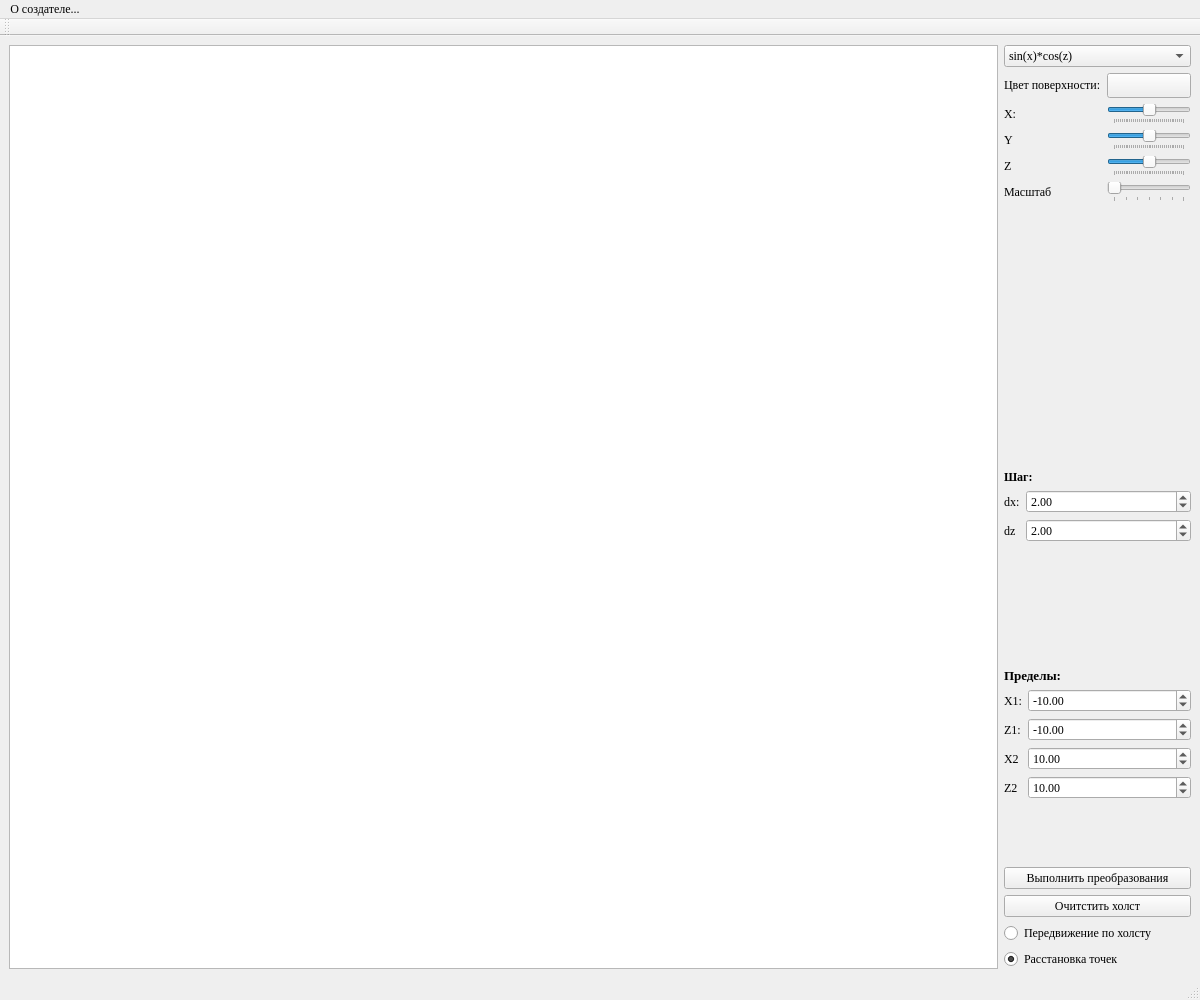
<?xml version="1.0" encoding="UTF-8"?>
<ui version="4.0">
 <class>MainWindow</class>
 <widget class="QMainWindow" name="MainWindow">
  <property name="geometry">
   <rect>
    <x>0</x>
    <y>0</y>
    <width>1200</width>
    <height>1000</height>
   </rect>
  </property>
  <property name="minimumSize">
   <size>
    <width>1200</width>
    <height>1000</height>
   </size>
  </property>
  <property name="font">
   <font>
    <family>Times New Roman</family>
   </font>
  </property>
  <property name="windowTitle">
   <string>MainWindow</string>
  </property>
  <widget class="QWidget" name="centralwidget">
   <property name="font">
    <font>
     <family>SEGDT</family>
    </font>
   </property>
   <layout class="QVBoxLayout" name="verticalLayout_2">
    <item>
     <layout class="QHBoxLayout" name="Main_Horixontal_layout">
      <item>
       <widget class="Canvas" name="canvas">
        <property name="minimumSize">
         <size>
          <width>800</width>
          <height>0</height>
         </size>
        </property>
        <property name="font">
         <font>
          <family>Segoe Script</family>
         </font>
        </property>
       </widget>
      </item>
      <item>
       <layout class="QVBoxLayout" name="verticalLayout" stretch="0,0,0,1,0,1,1">
        <item>
         <widget class="QComboBox" name="FuncOptions">
          <property name="font">
           <font>
            <family>Times New Roman</family>
           </font>
          </property>
          <item>
           <property name="text">
            <string>sin(x)*cos(z)</string>
           </property>
          </item>
          <item>
           <property name="text">
            <string>sin(x *z)</string>
           </property>
          </item>
          <item>
           <property name="text">
            <string>x**2 + z**2</string>
           </property>
          </item>
          <item>
           <property name="text">
            <string>exp(x*z)</string>
           </property>
          </item>
         </widget>
        </item>
        <item>
         <layout class="QFormLayout" name="formLayout">
          <item row="0" column="0">
           <widget class="QLabel" name="Label">
            <property name="font">
             <font>
              <family>Times New Roman</family>
              <pointsize>9</pointsize>
             </font>
            </property>
            <property name="text">
             <string>Цвет поверхности:</string>
            </property>
           </widget>
          </item>
          <item row="0" column="1">
           <widget class="QPushButton" name="change_rect_color">
            <property name="text">
             <string/>
            </property>
           </widget>
          </item>
          <item row="1" column="0">
           <widget class="QLabel" name="xLabel">
            <property name="font">
             <font>
              <family>Times New Roman</family>
             </font>
            </property>
            <property name="text">
             <string>X:</string>
            </property>
           </widget>
          </item>
          <item row="1" column="1">
           <widget class="QSlider" name="XSlider">
            <property name="sizePolicy">
             <sizepolicy hsizetype="Fixed" vsizetype="Fixed">
              <horstretch>0</horstretch>
              <verstretch>0</verstretch>
             </sizepolicy>
            </property>
            <property name="minimum">
             <number>-180</number>
            </property>
            <property name="maximum">
             <number>180</number>
            </property>
            <property name="singleStep">
             <number>5</number>
            </property>
            <property name="orientation">
             <enum>Qt::Horizontal</enum>
            </property>
            <property name="tickPosition">
             <enum>QSlider::TicksBelow</enum>
            </property>
           </widget>
          </item>
          <item row="2" column="0">
           <widget class="QLabel" name="yLabel">
            <property name="font">
             <font>
              <family>Times New Roman</family>
             </font>
            </property>
            <property name="text">
             <string>Y</string>
            </property>
           </widget>
          </item>
          <item row="2" column="1">
           <widget class="QSlider" name="YSlider">
            <property name="sizePolicy">
             <sizepolicy hsizetype="Fixed" vsizetype="Fixed">
              <horstretch>0</horstretch>
              <verstretch>0</verstretch>
             </sizepolicy>
            </property>
            <property name="minimum">
             <number>-180</number>
            </property>
            <property name="maximum">
             <number>180</number>
            </property>
            <property name="singleStep">
             <number>5</number>
            </property>
            <property name="orientation">
             <enum>Qt::Horizontal</enum>
            </property>
            <property name="tickPosition">
             <enum>QSlider::TicksBelow</enum>
            </property>
           </widget>
          </item>
          <item row="3" column="0">
           <widget class="QLabel" name="zLabel">
            <property name="font">
             <font>
              <family>Times New Roman</family>
             </font>
            </property>
            <property name="text">
             <string>Z</string>
            </property>
           </widget>
          </item>
          <item row="3" column="1">
           <widget class="QSlider" name="ZSlider">
            <property name="sizePolicy">
             <sizepolicy hsizetype="Fixed" vsizetype="Fixed">
              <horstretch>0</horstretch>
              <verstretch>0</verstretch>
             </sizepolicy>
            </property>
            <property name="minimum">
             <number>-180</number>
            </property>
            <property name="maximum">
             <number>180</number>
            </property>
            <property name="singleStep">
             <number>5</number>
            </property>
            <property name="orientation">
             <enum>Qt::Horizontal</enum>
            </property>
            <property name="tickPosition">
             <enum>QSlider::TicksBelow</enum>
            </property>
           </widget>
          </item>
          <item row="4" column="0">
           <widget class="QLabel" name="scaleLabel">
            <property name="font">
             <font>
              <family>Times New Roman</family>
             </font>
            </property>
            <property name="text">
             <string>Масштаб</string>
            </property>
           </widget>
          </item>
          <item row="4" column="1">
           <widget class="QSlider" name="ScaleSlider">
            <property name="sizePolicy">
             <sizepolicy hsizetype="Fixed" vsizetype="Fixed">
              <horstretch>0</horstretch>
              <verstretch>0</verstretch>
             </sizepolicy>
            </property>
            <property name="minimum">
             <number>40</number>
            </property>
            <property name="maximum">
             <number>100</number>
            </property>
            <property name="orientation">
             <enum>Qt::Horizontal</enum>
            </property>
            <property name="tickPosition">
             <enum>QSlider::TicksBelow</enum>
            </property>
            <property name="tickInterval">
             <number>0</number>
            </property>
           </widget>
          </item>
         </layout>
        </item>
        <item>
         <layout class="QVBoxLayout" name="verticalLayout_3">
          <item>
           <widget class="QLabel" name="label">
            <property name="enabled">
             <bool>true</bool>
            </property>
            <property name="sizePolicy">
             <sizepolicy hsizetype="Fixed" vsizetype="Fixed">
              <horstretch>0</horstretch>
              <verstretch>0</verstretch>
             </sizepolicy>
            </property>
            <property name="font">
             <font>
              <family>Times New Roman</family>
              <bold>true</bold>
             </font>
            </property>
            <property name="text">
             <string>Шаг:</string>
            </property>
           </widget>
          </item>
          <item>
           <layout class="QFormLayout" name="formLayout_2">
            <item row="0" column="0">
             <widget class="QLabel" name="dXLabel">
              <property name="font">
               <font>
                <family>Times New Roman</family>
               </font>
              </property>
              <property name="text">
               <string>dx:</string>
              </property>
             </widget>
            </item>
            <item row="1" column="0">
             <widget class="QLabel" name="dyLabel">
              <property name="font">
               <font>
                <family>Times New Roman</family>
               </font>
              </property>
              <property name="text">
               <string>dz</string>
              </property>
             </widget>
            </item>
            <item row="1" column="1">
             <widget class="QDoubleSpinBox" name="DeltaY">
              <property name="font">
               <font>
                <family>Times New Roman</family>
               </font>
              </property>
              <property name="stepType">
               <enum>QAbstractSpinBox::DefaultStepType</enum>
              </property>
              <property name="value">
               <double>2.000000000000000</double>
              </property>
             </widget>
            </item>
            <item row="0" column="1">
             <widget class="QDoubleSpinBox" name="DeltaX">
              <property name="font">
               <font>
                <family>Times New Roman</family>
               </font>
              </property>
              <property name="value">
               <double>2.000000000000000</double>
              </property>
             </widget>
            </item>
           </layout>
          </item>
          <item>
           <widget class="QLabel" name="label_2">
            <property name="sizePolicy">
             <sizepolicy hsizetype="Fixed" vsizetype="Fixed">
              <horstretch>0</horstretch>
              <verstretch>0</verstretch>
             </sizepolicy>
            </property>
            <property name="font">
             <font>
              <family>Times New Roman</family>
              <pointsize>10</pointsize>
              <bold>true</bold>
             </font>
            </property>
            <property name="text">
             <string>Пределы:</string>
            </property>
           </widget>
          </item>
          <item>
           <layout class="QFormLayout" name="formLayout_3">
            <item row="0" column="0">
             <widget class="QLabel" name="xLLabel">
              <property name="font">
               <font>
                <family>Times New Roman</family>
                <pointsize>9</pointsize>
               </font>
              </property>
              <property name="text">
               <string>X1:</string>
              </property>
             </widget>
            </item>
            <item row="0" column="1">
             <widget class="QDoubleSpinBox" name="Xstart">
              <property name="font">
               <font>
                <family>Times New Roman</family>
                <pointsize>9</pointsize>
               </font>
              </property>
              <property name="minimum">
               <double>-100.000000000000000</double>
              </property>
              <property name="maximum">
               <double>50.000000000000000</double>
              </property>
              <property name="singleStep">
               <double>10.000000000000000</double>
              </property>
              <property name="value">
               <double>-10.000000000000000</double>
              </property>
             </widget>
            </item>
            <item row="1" column="0">
             <widget class="QLabel" name="yupLabel">
              <property name="font">
               <font>
                <family>Times New Roman</family>
                <pointsize>9</pointsize>
               </font>
              </property>
              <property name="text">
               <string>Z1:</string>
              </property>
             </widget>
            </item>
            <item row="1" column="1">
             <widget class="QDoubleSpinBox" name="Ystart">
              <property name="font">
               <font>
                <family>Times New Roman</family>
                <pointsize>9</pointsize>
               </font>
              </property>
              <property name="minimum">
               <double>-100.000000000000000</double>
              </property>
              <property name="maximum">
               <double>50.000000000000000</double>
              </property>
              <property name="singleStep">
               <double>10.000000000000000</double>
              </property>
              <property name="value">
               <double>-10.000000000000000</double>
              </property>
             </widget>
            </item>
            <item row="2" column="0">
             <widget class="QLabel" name="x2Label">
              <property name="font">
               <font>
                <family>Times New Roman</family>
               </font>
              </property>
              <property name="text">
               <string>X2</string>
              </property>
             </widget>
            </item>
            <item row="2" column="1">
             <widget class="QDoubleSpinBox" name="Xend">
              <property name="font">
               <font>
                <family>Times New Roman</family>
               </font>
              </property>
              <property name="minimum">
               <double>-100.000000000000000</double>
              </property>
              <property name="maximum">
               <double>50.000000000000000</double>
              </property>
              <property name="value">
               <double>10.000000000000000</double>
              </property>
             </widget>
            </item>
            <item row="3" column="0">
             <widget class="QLabel" name="y2Label">
              <property name="font">
               <font>
                <family>Times New Roman</family>
               </font>
              </property>
              <property name="text">
               <string>Z2</string>
              </property>
             </widget>
            </item>
            <item row="3" column="1">
             <widget class="QDoubleSpinBox" name="Yend">
              <property name="font">
               <font>
                <family>Times New Roman</family>
               </font>
              </property>
              <property name="minimum">
               <double>-100.000000000000000</double>
              </property>
              <property name="maximum">
               <double>50.000000000000000</double>
              </property>
              <property name="value">
               <double>10.000000000000000</double>
              </property>
             </widget>
            </item>
           </layout>
          </item>
         </layout>
        </item>
        <item>
         <widget class="QPushButton" name="cut">
          <property name="font">
           <font>
            <family>Times New Roman</family>
            <pointsize>9</pointsize>
           </font>
          </property>
          <property name="text">
           <string>Выполнить преобразования</string>
          </property>
         </widget>
        </item>
        <item>
         <widget class="QPushButton" name="clear">
          <property name="font">
           <font>
            <family>Times New Roman</family>
            <pointsize>9</pointsize>
           </font>
          </property>
          <property name="text">
           <string>Очитстить холст</string>
          </property>
         </widget>
        </item>
        <item>
         <widget class="QRadioButton" name="panning">
          <property name="font">
           <font>
            <family>Times New Roman</family>
            <pointsize>9</pointsize>
           </font>
          </property>
          <property name="text">
           <string>Передвижение по холсту</string>
          </property>
         </widget>
        </item>
        <item>
         <widget class="QRadioButton" name="dots_placement">
          <property name="font">
           <font>
            <family>Times New Roman</family>
            <pointsize>9</pointsize>
           </font>
          </property>
          <property name="text">
           <string>Расстановка точек</string>
          </property>
          <property name="checked">
           <bool>true</bool>
          </property>
         </widget>
        </item>
       </layout>
      </item>
     </layout>
    </item>
   </layout>
  </widget>
  <widget class="QMenuBar" name="menubar">
   <property name="geometry">
    <rect>
     <x>0</x>
     <y>0</y>
     <width>1200</width>
     <height>20</height>
    </rect>
   </property>
   <widget class="QMenu" name="menu_2">
    <property name="title">
     <string>О создателе...</string>
    </property>
    <addaction name="about_programm"/>
    <addaction name="about_creator"/>
   </widget>
   <addaction name="menu_2"/>
  </widget>
  <widget class="QStatusBar" name="statusbar"/>
  <widget class="QToolBar" name="toolBar">
   <property name="windowTitle">
    <string>toolBar</string>
   </property>
   <attribute name="toolBarArea">
    <enum>TopToolBarArea</enum>
   </attribute>
   <attribute name="toolBarBreak">
    <bool>false</bool>
   </attribute>
  </widget>
  <action name="measurements_time">
   <property name="text">
    <string>Время исполнения</string>
   </property>
  </action>
  <action name="measurements_steps">
   <property name="text">
    <string>Количество ступеней</string>
   </property>
  </action>
  <action name="about_programm">
   <property name="text">
    <string>Информация о программе</string>
   </property>
  </action>
  <action name="about_creator">
   <property name="text">
    <string>Информация об авторе</string>
   </property>
  </action>
 </widget>
 <customwidgets>
  <customwidget>
   <class>Canvas</class>
   <extends>QGraphicsView</extends>
   <header location="global">canvas</header>
  </customwidget>
 </customwidgets>
 <resources/>
 <connections/>
</ui>
